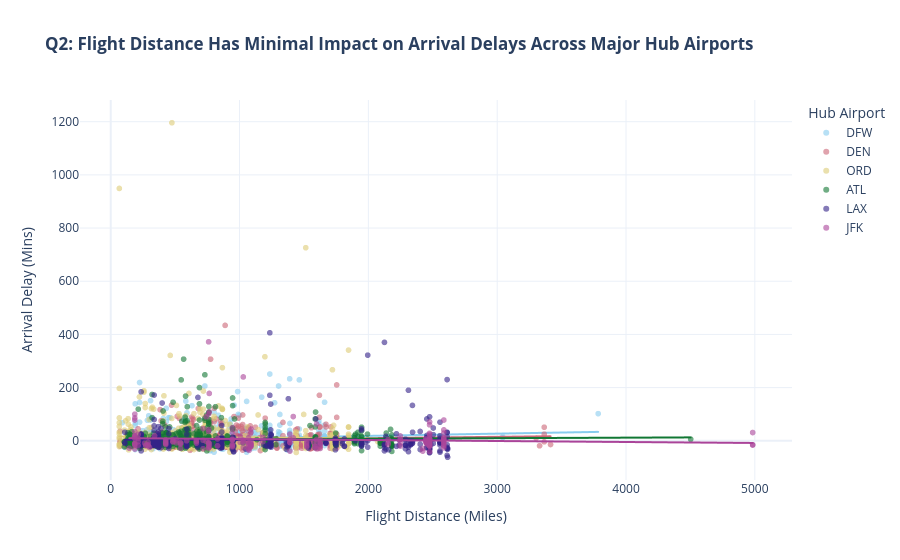

Notebook source saved alongside this figure:
### Code cell
# QUESTION 2: Spatial & Distance Trade-off
q2_df = df[df['ORIGIN'].isin(top_hubs)].dropna(subset=['ARR_DELAY', 'DISTANCE'])
q2_sample = q2_df.sample(min(3000, len(q2_df)), random_state=42)

fig2 = px.scatter(
    q2_sample, x='DISTANCE', y='ARR_DELAY', color='ORIGIN', opacity=0.6,
    trendline="ols",
    title="<b>Q2: Flight Distance Has Minimal Impact on Arrival Delays Across Major Hub Airports</b>",
    labels={'DISTANCE': 'Flight Distance (Miles)', 'ARR_DELAY': 'Arrival Delay (Mins)', 'ORIGIN': 'Hub Airport'},
    color_discrete_sequence=px.colors.qualitative.Safe
)
fig2.update_layout(template='plotly_white')
fig2.show()

### Figure 1 — Plotly figure (JSON) as saved in the notebook; plotly's stock layout.template omitted (floating-point values rounded to 4 significant figures; data arrays with more than 128 entries replaced by an {"elided": "..."} marker saying what was removed)
{"data": [{"hovertemplate": "Hub Airport=DFW<br>Flight Distance (Miles)=%{x}<br>Arrival Delay (Mins)=%{y}<extra></extra>", "legendgroup": "DFW", "marker": {"color": "rgb(136, 204, 238)", "opacity": 0.6, "symbol": "circle"}, "mode": "markers", "name": "DFW", "showlegend": true, "type": "scattergl", "x": {"elided": "599 float values"}, "xaxis": "x", "y": {"elided": "599 float values"}, "yaxis": "y"}, {"hovertemplate": "<b>OLS trendline</b><br>ARR_DELAY = 0.00838545 * DISTANCE + 1.57863<br>R<sup>2</sup>=0.009380<br><br>Hub Airport=DFW<br>Flight Distance (Miles)=%{x}<br>Arrival Delay (Mins)=%{y} <b>(trend)</b><extra></extra>", "legendgroup": "DFW", "marker": {"color": "rgb(136, 204, 238)", "symbol": "circle"}, "mode": "lines", "name": "DFW", "showlegend": false, "type": "scattergl", "x": {"elided": "599 float values"}, "xaxis": "x", "y": {"elided": "599 float values"}, "yaxis": "y"}, {"hovertemplate": "Hub Airport=DEN<br>Flight Distance (Miles)=%{x}<br>Arrival Delay (Mins)=%{y}<extra></extra>", "legendgroup": "DEN", "marker": {"color": "rgb(204, 102, 119)", "opacity": 0.6, "symbol": "circle"}, "mode": "markers", "name": "DEN", "showlegend": true, "type": "scattergl", "x": {"elided": "587 float values"}, "xaxis": "x", "y": {"elided": "587 float values"}, "yaxis": "y"}, {"hovertemplate": "<b>OLS trendline</b><br>ARR_DELAY = 0.00500708 * DISTANCE + -0.268336<br>R<sup>2</sup>=0.004527<br><br>Hub Airport=DEN<br>Flight Distance (Miles)=%{x}<br>Arrival Delay (Mins)=%{y} <b>(trend)</b><extra></extra>", "legendgroup": "DEN", "marker": {"color": "rgb(204, 102, 119)", "symbol": "circle"}, "mode": "lines", "name": "DEN", "showlegend": false, "type": "scattergl", "x": {"elided": "587 float values"}, "xaxis": "x", "y": {"elided": "587 float values"}, "yaxis": "y"}, {"hovertemplate": "Hub Airport=ORD<br>Flight Distance (Miles)=%{x}<br>Arrival Delay (Mins)=%{y}<extra></extra>", "legendgroup": "ORD", "marker": {"color": "rgb(221, 204, 119)", "opacity": 0.6, "symbol": "circle"}, "mode": "markers", "name": "ORD", "showlegend": true, "type": "scattergl", "x": {"elided": "666 float values"}, "xaxis": "x", "y": {"elided": "666 float values"}, "yaxis": "y"}, {"hovertemplate": "<b>OLS trendline</b><br>ARR_DELAY = -0.00366262 * DISTANCE + 16.3377<br>R<sup>2</sup>=0.000500<br><br>Hub Airport=ORD<br>Flight Distance (Miles)=%{x}<br>Arrival Delay (Mins)=%{y} <b>(trend)</b><extra></extra>", "legendgroup": "ORD", "marker": {"color": "rgb(221, 204, 119)", "symbol": "circle"}, "mode": "lines", "name": "ORD", "showlegend": false, "type": "scattergl", "x": {"elided": "666 float values"}, "xaxis": "x", "y": {"elided": "666 float values"}, "yaxis": "y"}, {"hovertemplate": "Hub Airport=ATL<br>Flight Distance (Miles)=%{x}<br>Arrival Delay (Mins)=%{y}<extra></extra>", "legendgroup": "ATL", "marker": {"color": "rgb(17, 119, 51)", "opacity": 0.6, "symbol": "circle"}, "mode": "markers", "name": "ATL", "showlegend": true, "type": "scattergl", "x": {"elided": "646 float values"}, "xaxis": "x", "y": {"elided": "646 float values"}, "yaxis": "y"}, {"hovertemplate": "<b>OLS trendline</b><br>ARR_DELAY = 0.00192117 * DISTANCE + 3.93413<br>R<sup>2</sup>=0.000893<br><br>Hub Airport=ATL<br>Flight Distance (Miles)=%{x}<br>Arrival Delay (Mins)=%{y} <b>(trend)</b><extra></extra>", "legendgroup": "ATL", "marker": {"color": "rgb(17, 119, 51)", "symbol": "circle"}, "mode": "lines", "name": "ATL", "showlegend": false, "type": "scattergl", "x": {"elided": "646 float values"}, "xaxis": "x", "y": {"elided": "646 float values"}, "yaxis": "y"}, {"hovertemplate": "Hub Airport=LAX<br>Flight Distance (Miles)=%{x}<br>Arrival Delay (Mins)=%{y}<extra></extra>", "legendgroup": "LAX", "marker": {"color": "rgb(51, 34, 136)", "opacity": 0.6, "symbol": "circle"}, "mode": "markers", "name": "LAX", "showlegend": true, "type": "scattergl", "x": {"elided": "322 float values"}, "xaxis": "x", "y": {"elided": "322 float values"}, "yaxis": "y"}, {"hovertemplate": "<b>OLS trendline</b><br>ARR_DELAY = -0.000532301 * DISTANCE + 4.11631<br>R<sup>2</sup>=0.000077<br><br>Hub Airport=LAX<br>Flight Distance (Miles)=%{x}<br>Arrival Delay (Mins)=%{y} <b>(trend)</b><extra></extra>", "legendgroup": "LAX", "marker": {"color": "rgb(51, 34, 136)", "symbol": "circle"}, "mode": "lines", "name": "LAX", "showlegend": false, "type": "scattergl", "x": {"elided": "322 float values"}, "xaxis": "x", "y": {"elided": "322 float values"}, "yaxis": "y"}, {"hovertemplate": "Hub Airport=JFK<br>Flight Distance (Miles)=%{x}<br>Arrival Delay (Mins)=%{y}<extra></extra>", "legendgroup": "JFK", "marker": {"color": "rgb(170, 68, 153)", "opacity": 0.6, "symbol": "circle"}, "mode": "markers", "name": "JFK", "showlegend": true, "type": "scattergl", "x": {"elided": "180 float values"}, "xaxis": "x", "y": {"elided": "180 float values"}, "yaxis": "y"}, {"hovertemplate": "<b>OLS trendline</b><br>ARR_DELAY = -0.00371987 * DISTANCE + 10.2612<br>R<sup>2</sup>=0.006295<br><br>Hub Airport=JFK<br>Flight Distance (Miles)=%{x}<br>Arrival Delay (Mins)=%{y} <b>(trend)</b><extra></extra>", "legendgroup": "JFK", "marker": {"color": "rgb(170, 68, 153)", "symbol": "circle"}, "mode": "lines", "name": "JFK", "showlegend": false, "type": "scattergl", "x": {"elided": "180 float values"}, "xaxis": "x", "y": {"elided": "180 float values"}, "yaxis": "y"}], "layout": {"legend": {"title": {"text": "Hub Airport"}, "tracegroupgap": 0}, "title": {"text": "<b>Q2: Flight Distance Has Minimal Impact on Arrival Delays Across Major Hub Airports</b>"}, "xaxis": {"anchor": "y", "domain": [0, 1], "title": {"text": "Flight Distance (Miles)"}}, "yaxis": {"anchor": "x", "domain": [0, 1], "title": {"text": "Arrival Delay (Mins)"}}}}
